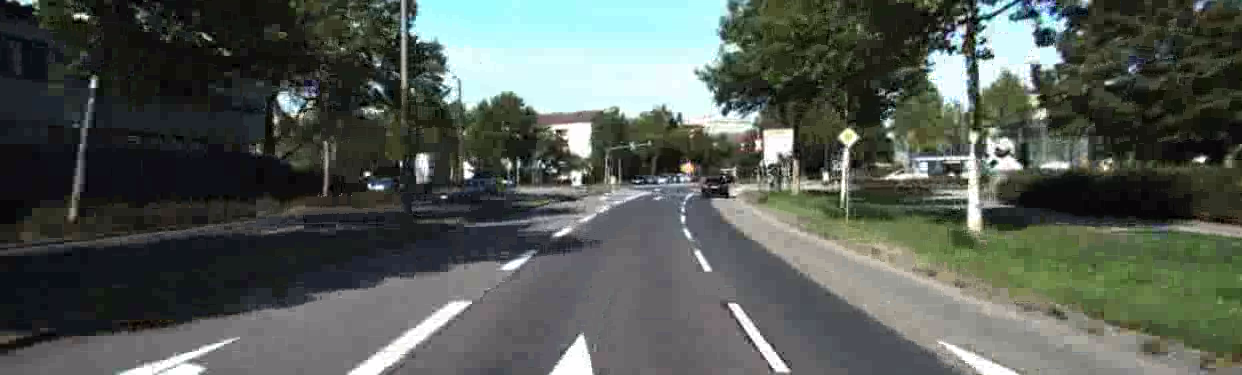
#> input picture mp-release-23fa/src/mp1/src/test_imgs/0011_0.png, 1242 x 375 px, found by its file name
$ python try.py   (older library calls are emulated)
#> lines starting #> are read from the running program, lines starting #| are printed output that depends on the picture; after the words box and inside, x2 and y2 are one past the last pixel; in counts of white or black regions, pixels touching at a corner belong together
# -*- coding: utf-8 -*-
"""
Created on Tue Sep 19 02:51:38 2023
@author: liang
"""
import cv2
import numpy as np
from PIL import Image
from skimage import morphology
import matplotlib.pyplot as plt

#%%
def gradient_thresh(img, thresh_min=100, thresh_max=255):
    """
    Apply sobel edge detection on input image in x, y direction
    """
    #1. Convert the image to gray scale
    #2. Gaussian blur the image
    #3. Use cv2.Sobel() to find derievatives for both X and Y Axis
    #4. Use cv2.addWeighted() to combine the results
    #5. Convert each pixel to uint8, then apply threshold to get binary image
    ## TODO
    img_gray = cv2.cvtColor(img, cv2.COLOR_BGR2GRAY)
    # Image.fromarray(img_gray).show()
    img_blur = cv2.GaussianBlur(img_gray, (5,5), 0)
    # Image.fromarray(img_blur).show()
    sobel_X = cv2.Sobel(img_blur, cv2.CV_64F, 1, 0, ksize=3)
    # Image.fromarray(sobel_X).show()
    sobel_Y = cv2.Sobel(img_blur, cv2.CV_64F, 0, 1, ksize=3)
    # Image.fromarray(sobel_Y).show()
    img_sobel = cv2.addWeighted(abs(sobel_X), 0.5, abs(sobel_Y), 0.5, 0).astype(np.uint8)
    # Image.fromarray(img_sobel).show()
    binary_output =  np.zeros_like(img_sobel)
    binary_output[(thresh_min <= img_sobel) & (img_sobel <= thresh_max)] = 1
    # Image.fromarray(binary_output*255).show()
    ####
    return binary_output

#%%
def color_thresh(img, thresh=(100, 255)):
    """
    Convert RGB to HSL and threshold to binary image using S channel
    """
    #1. Convert the image from RGB to HSL
    #2. Apply threshold on S channel to get binary image
    #Hint: threshold on H to remove green grass
    ## TODO
    # Image.fromarray(np.flip(img,axis=2)).show()
    img_HLS = cv2.cvtColor(img, cv2.COLOR_BGR2HLS)
    img_S = img_HLS[:,:,2]
    img_L = img_HLS[:,:,1]
    img_H = img_HLS[:,:,0]
    # Image.fromarray(np.concatenate([img_S, img_L, img_H], axis=1)).show()
    img_S_th = np.zeros_like(img_S)
    img_L_th = np.zeros_like(img_L)
    img_H_th = np.zeros_like(img_H)
    img_S_th[(225 <= img_S) & (img_S <= 255)] = 1
    img_L_th[(150 <= img_L) & (img_L <= 200)] = 1
    img_H_th[(0 <= img_H) & (img_H <= 35)] = 1
    # Image.fromarray(np.concatenate([img_S_th, img_L_th, img_H_th], axis=1)*255).show()
    binary_output = np.zeros_like(img_S)
    binary_output[((img_S_th == 1) | (img_L_th == 1)) & (img_H_th == 1)] = 1
    # [19 lines of commented-out code are left out]
    return binary_output


#%%
def combinedBinaryImage(img):
    """
    Get combined binary image from color filter and sobel filter
    """
    #1. Apply sobel filter and color filter on input image
    #2. Combine the outputs
    ## Here you can use as many methods as you want.
    ## TODO
    SobelOutput = gradient_thresh(img, thresh_min=100, thresh_max=255)
    # Image.fromarray(SobelOutput*255).show()
    ColorOutput = color_thresh(img, thresh=(100, 255))
    # Image.fromarray(ColorOutput*255).show()
    ####
    binaryImage = np.zeros_like(SobelOutput)
    binaryImage[(ColorOutput==1) | (SobelOutput==1)] = 1  # ColorOutput | SobelOutput
    # Image.fromarray(binaryImage*255).show()
    # Remove noise from binary image
    binaryImage = morphology.remove_small_objects(binaryImage.astype('bool'),min_size=50,connectivity=2).astype(np.uint8)
    # Image.fromarray(binaryImage*255).show()
    return binaryImage

#%%
def perspective_transform(img, verbose=False):
    """
    Get bird's eye view from input image
    """
    #1. Visually determine 4 source points and 4 destination points
    #2. Get M, the transform matrix, and Minv, the inverse using cv2.getPerspectiveTransform()
    #3. Generate warped image in bird view using cv2.warpPerspective()
    ## TODO
    pt_ul = [img.shape[1]*0.40, img.shape[0]*0.55]
    pt_ll = [img.shape[1]*0.00, img.shape[0]*0.75]
    pt_lr = [img.shape[1]*1.00, img.shape[0]*0.75]
    pt_ur = [img.shape[1]*0.60, img.shape[0]*0.55]
    pts_1 = np.float32([pt_ul, pt_ll, pt_lr, pt_ur])
    pts_2 = np.float32([[0,0], [0,img.shape[0]], [img.shape[1],img.shape[0]], [img.shape[1],0]])
    M = cv2.getPerspectiveTransform(pts_1, pts_2)
    Minv = cv2.getPerspectiveTransform(pts_2, pts_1)
    warped_img = cv2.warpPerspective(img, M, (img.shape[1],img.shape[0]), flags=cv2.INTER_LINEAR)
    # Image.fromarray(warped_img).show()
    ####
    return warped_img, M, Minv

#%%
# feel free to adjust the parameters in the code if necessary
def line_fit(binary_warped):
    """
    Find and fit lane lines
    """
    # Assuming you have created a warped binary image called "binary_warped"
    # Take a histogram of the bottom half of the image
    histogram = np.sum(binary_warped[binary_warped.shape[0]//3*2:,:], axis=0)
    # Create an output image to draw on and visualize the result
    out_img = (np.dstack((binary_warped, binary_warped, binary_warped))*255).astype('uint8')
    # Find the peak of the left and right halves of the histogram
    # These will be the starting point for the left and right lines
    midpoint = np.int_(histogram.shape[0]/2)
    leftx_base = np.argmax(histogram[50:midpoint]) + 50
    rightx_base = np.argmax(histogram[midpoint:-50]) + midpoint
    # Choose the number of sliding windows
    nwindows = 20
    # Set height of windows
    window_height = np.int_(binary_warped.shape[0]/nwindows)
    # Identify the x and y positions of all nonzero pixels in the image
    nonzero = binary_warped.nonzero()
    nonzeroy = np.array(nonzero[0])
    nonzerox = np.array(nonzero[1])
    # Current positions to be updated for each window
    leftx_current = leftx_base
    rightx_current = rightx_base
    # Set the width of the windows +/- margin
    margin = 50
    # Set minimum number of pixels found to recenter window
    minpix = 25
    # Create empty lists to receive left and right lane pixel indices
    left_lane_inds = []
    right_lane_inds = []
    # Step through the windows one by one
    for window in range(nwindows):
        # Identify window boundaries in x and y (and right and left)
        ## TODO
        left_p1 = [leftx_current-margin, binary_warped.shape[0]-window*window_height]
        left_p2 = [leftx_current+margin, binary_warped.shape[0]-(window+2)*window_height]
        right_p1 = [rightx_current-margin, binary_warped.shape[0]-window*window_height]
        right_p2 = [rightx_current+margin, binary_warped.shape[0]-(window+2)*window_height]
        ####
        # Draw the windows on the visualization image using cv2.rectangle()
        ## TODO
        img_win = cv2.rectangle(out_img, left_p1, left_p2, (255,0,0), 2)
        img_win = cv2.rectangle(img_win, right_p1, right_p2, (255,0,0), 2)
        ####
        # Identify the nonzero pixels in x and y within the window
        ## TODO
        left_nonzero = np.where((left_p1[0] <= nonzerox) & (nonzerox <= left_p2[0]) &
                                (left_p2[1] <= nonzeroy) & (nonzeroy <= left_p1[1]))
        right_nonzero = np.where((right_p1[0] <= nonzerox) & (nonzerox <= right_p2[0]) &
                                 (right_p2[1] <= nonzeroy) & (nonzeroy <= right_p1[1]))
        ####
        # Append these indices to the lists
        ## TODO
        left_lane_inds.append(left_nonzero[0])
        right_lane_inds.append(right_nonzero[0])
        ####
        # If you found > minpix pixels, recenter next window on their mean position
        ## TODO
        if len(left_nonzero[0]) > minpix:
            leftx_current = int(np.mean(nonzerox[left_nonzero]))
        if len(right_nonzero[0]) > minpix:
            rightx_current = int(np.mean(nonzerox[right_nonzero]))
        ####
        pass
    # Image.fromarray(img_win).show()
    # Concatenate the arrays of indices
    left_lane_inds = np.concatenate(left_lane_inds)
    right_lane_inds = np.concatenate(right_lane_inds)
    # Extract left and right line pixel positions
    leftx = nonzerox[left_lane_inds]
    lefty = nonzeroy[left_lane_inds]
    rightx = nonzerox[right_lane_inds]
    righty = nonzeroy[right_lane_inds]
    # plt.scatter(leftx, lefty,s=0.1)
    # plt.scatter(rightx, righty,s=0.1)
    # plt.gca().invert_yaxis()
    # Fit a second order polynomial to each using np.polyfit()
    # If there isn't a good fit, meaning any of leftx, lefty, rightx, and righty are empty,
    # the second order polynomial is unable to be sovled.
    # Thus, it is unable to detect edges.
    try:
    ## TODO
        left_fit = np.polyfit(lefty, leftx, deg=2)
        right_fit = np.polyfit(righty, rightx, deg=2)
    ####
    except TypeError:
        print("Unable to detect lanes")
        return None
    # Return a dict of relevant variables
    ret = {}
    ret['left_fit'] = left_fit
    ret['right_fit'] = right_fit
    ret['nonzerox'] = nonzerox
    ret['nonzeroy'] = nonzeroy
    ret['out_img'] = out_img
    ret['left_lane_inds'] = left_lane_inds
    ret['right_lane_inds'] = right_lane_inds
    return ret

#%%
def bird_fit(binary_warped, ret, save_file=None):
	"""
	Visualize the predicted lane lines with margin, on binary warped image
	save_file is a string representing where to save the image (if None, then just display)
	"""
	# Grab variables from ret dictionary
	left_fit = ret['left_fit']
	right_fit = ret['right_fit']
	nonzerox = ret['nonzerox']
	nonzeroy = ret['nonzeroy']
	left_lane_inds = ret['left_lane_inds']
	right_lane_inds = ret['right_lane_inds']
	# Create an image to draw on and an image to show the selection window
	out_img = (np.dstack((binary_warped, binary_warped, binary_warped))*255).astype('uint8')
	window_img = np.zeros_like(out_img)
	# Color in left and right line pixels
	out_img[nonzeroy[left_lane_inds], nonzerox[left_lane_inds]] = [255, 0, 0]
	out_img[nonzeroy[right_lane_inds], nonzerox[right_lane_inds]] = [0, 0, 255]
	# Generate x and y values for plotting
	ploty = np.linspace(0, binary_warped.shape[0]-1, binary_warped.shape[0])
	left_fitx = left_fit[0]*ploty**2 + left_fit[1]*ploty + left_fit[2]
	right_fitx = right_fit[0]*ploty**2 + right_fit[1]*ploty + right_fit[2]
	# Generate a polygon to illustrate the search window area
	# And recast the x and y points into usable format for cv2.fillPoly()
	margin = 100  # NOTE: Keep this in sync with *_fit()
	left_line_window1 = np.array([np.transpose(np.vstack([left_fitx-margin, ploty]))])
	left_line_window2 = np.array([np.flipud(np.transpose(np.vstack([left_fitx+margin, ploty])))])
	left_line_pts = np.hstack((left_line_window1, left_line_window2))
	right_line_window1 = np.array([np.transpose(np.vstack([right_fitx-margin, ploty]))])
	right_line_window2 = np.array([np.flipud(np.transpose(np.vstack([right_fitx+margin, ploty])))])
	right_line_pts = np.hstack((right_line_window1, right_line_window2))
	# Draw the lane onto the warped blank image
	cv2.fillPoly(window_img, np.int_([left_line_pts]), (0,255, 0))
	cv2.fillPoly(window_img, np.int_([right_line_pts]), (0,255, 0))
	result = cv2.addWeighted(out_img, 1, window_img, 0.3, 0)
	return result, [left_fitx, right_fitx, ploty]

#%%
def final_viz(undist, left_fit, right_fit, m_inv):
	"""
	Final lane line prediction visualized and overlayed on top of original image
	"""
	# Generate x and y values for plotting
	ploty = np.linspace(0, undist.shape[0]-1, undist.shape[0])
	left_fitx = left_fit[0]*ploty**2 + left_fit[1]*ploty + left_fit[2]
	right_fitx = right_fit[0]*ploty**2 + right_fit[1]*ploty + right_fit[2]
	# Create an image to draw the lines on
	#warp_zero = np.zeros_like(warped).astype(np.uint8)
	#color_warp = np.dstack((warp_zero, warp_zero, warp_zero))
	color_warp = np.zeros((720, 1280, 3), dtype='uint8')  # NOTE: Hard-coded image dimensions
	# Recast the x and y points into usable format for cv2.fillPoly()
	pts_left = np.array([np.transpose(np.vstack([left_fitx, ploty]))])
	pts_right = np.array([np.flipud(np.transpose(np.vstack([right_fitx, ploty])))])
	pts = np.hstack((pts_left, pts_right))
	# Draw the lane onto the warped blank image
	cv2.fillPoly(color_warp, np.int_([pts]), (0,255, 0))
	# Warp the blank back to original image space using inverse perspective matrix (Minv)
	newwarp = cv2.warpPerspective(color_warp, m_inv, (undist.shape[1], undist.shape[0]))
	# Combine the result with the original image
	# Convert arrays to 8 bit for later cv to ros image transfer
	undist = np.array(undist, dtype=np.uint8)
	newwarp = np.array(newwarp, dtype=np.uint8)
	result = cv2.addWeighted(undist, 1, newwarp, 0.3, 0)
	return result

#%%
img = cv2.imread("C:/Users/liang/Desktop/test_imgs/test.png")
img = cv2.imread("C:/Users/liang/Desktop/test_imgs/0011_0.png")
#> img is the input picture: shape (375, 1242, 3); mean B, G, R 85, 91.5, 84.8
binary_img = combinedBinaryImage(img)
#> in combinedBinaryImage, `SobelOutput = gradient_thresh(img, thresh_min=100, thresh_max=255)`:
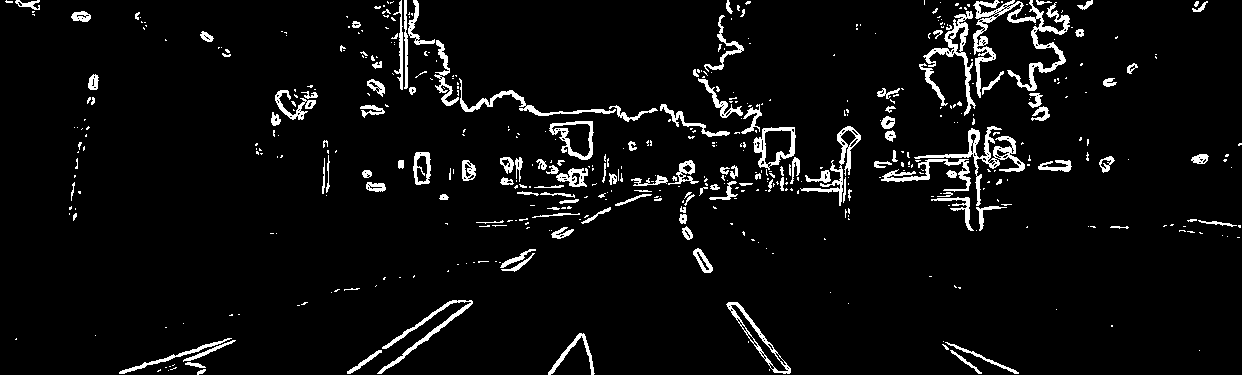
#> SobelOutput: shape (375, 1242); values 0 (black) and 1 (white), 5.2% white; 506 white regions (374 under 20 px), largest, box (x1, y1, x2, y2) and area: (973, 0, 1070, 98) 2246, (914, 126, 1025, 206) 1258, (923, 11, 976, 116) 957
#> binary_img: shape (375, 1242); values 0 (black) and 1 (white), 8.2% white; 82 white regions, largest, box (x1, y1, x2, y2) and area: (709, 179, 1176, 375) 15630, (879, 126, 1025, 233) 2703, (973, 0, 1070, 98) 2247
img_birdeye, M, Minv = perspective_transform(binary_img)
#> M = [[-0.5, -3.31, 931.5], [0, -2.5, 515.6], [-1.84e-19, -0.00533, 1]]; Minv = [[0.2, -1.32, 496.8], [4.58e-17, -0.4, 206.2], [1.84e-19, -0.00213, 1]]
# Fit lane without previous result
ret = line_fit(img_birdeye)
#> in line_fit, `histogram = np.sum(binary_warped[binary_warped.shape[0]//3*2:,:], axis..`: histogram = 1242 values, max 125 at index 900, min 0 at index 0, mean 16.05
#> in line_fit, `leftx_base = np.argmax(histogram[50:midpoint]) + 50`: leftx_base = 483
#> in line_fit, `rightx_base = np.argmax(histogram[midpoint:-50]) + midpoint`: rightx_base = 900
#> in line_fit, `nonzero = binary_warped.nonzero()`: nonzero = 81770 positions, rows 0 to 374, columns 330 to 1241
#> in line_fit, `leftx_current = leftx_base`: leftx_current = 483
#> in line_fit, `rightx_current = rightx_base`: rightx_current = 900
#> the loop in line_fit, `for window in range(nwindows):` made 20 passes
#> (left_p1, left_p2, right_p1, right_p2, leftx_current, rightx_current) on passes 1 to 7: ([433, 375], [533, 339], [850, 375], [950, 339], 488, 899), ([438, 357], [538, 321], [849, 357], [949, 321], 486, 899), ([436, 339], [536, 303], [849, 339], [949, 303], 485, 900), ([435, 321], [535, 285], [850, 321], [950, 285], 500, 904), ([450, 303], [550, 267], [854, 303], [954, 267], 498, 911), ([448, 285], [548, 249], [861, 285], [961, 249], 496, 922), ([446, 267], [546, 231], [872, 267], [972, 231], 494, 934)
#> pass 1, in line_fit, `img_win = cv2.rectangle(img_win, right_p1, right_p2, (255,0,0), 2)`:
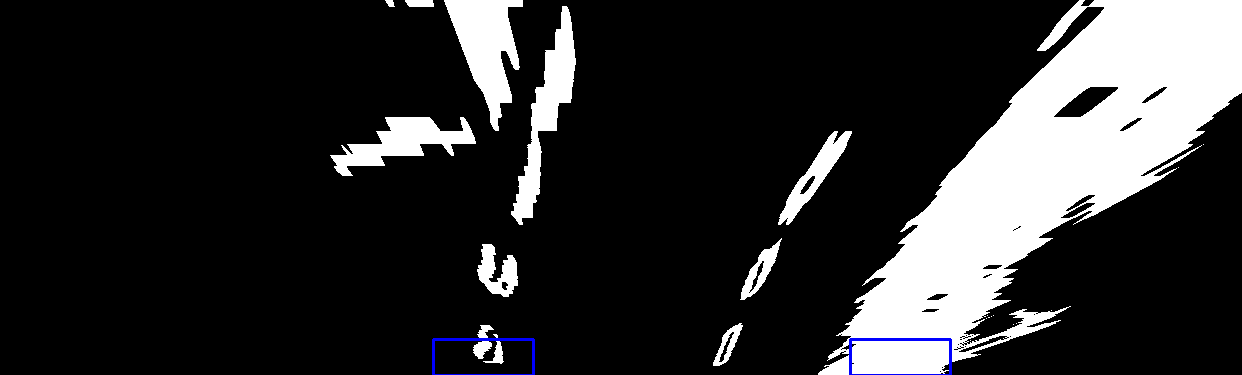
#> img_win: shape (375, 1242, 3); mean of channels 0, 1, 2 45.1, 44.5, 44.5; drawn as B, G, R
#> after the loop in line_fit, `for window in range(nwindows):`:
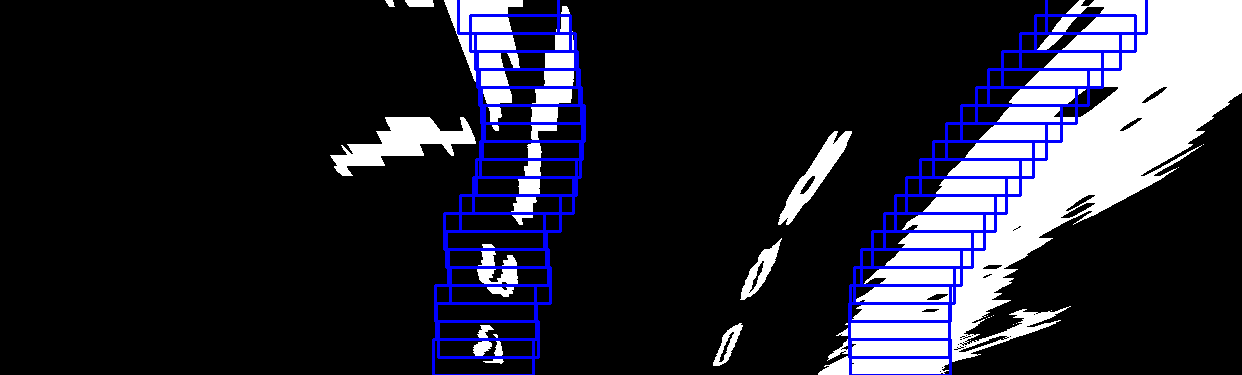
#> out_img: shape (375, 1242, 3); mean of channels 0, 1, 2 51.2, 39.8, 39.8; drawn as B, G, R
#> after the loop in line_fit, `for window in range(nwindows):`: left_lane_inds = 20 items
#> in line_fit, `left_fit = np.polyfit(lefty, leftx, deg=2)`: left_fit = [-0.00156, 0.475, 494.5]
#> in line_fit, `right_fit = np.polyfit(righty, rightx, deg=2)`: right_fit = [0.000972, -1.03, 1133.7]
#> ret = 7 items
left_fit = ret['left_fit']
#> left_fit = [-0.00156, 0.475, 494.5]
right_fit = ret['right_fit']
#> right_fit = [0.000972, -1.03, 1133.7]
nonzerox = ret['nonzerox']
nonzeroy = ret['nonzeroy']
left_lane_inds = ret['left_lane_inds']
right_lane_inds = ret['right_lane_inds']
# Annotate original image
bird_fit_img = None
combine_fit_img = None
if ret is not None:
    bird_fit_img, plot = bird_fit(img_birdeye, ret, save_file=None)
#> in bird_fit, `left_fit = ret['left_fit']`: left_fit = [-0.00156, 0.475, 494.5]
#> in bird_fit, `right_fit = ret['right_fit']`: right_fit = [0.000972, -1.03, 1133.7]
#> in bird_fit, `out_img[nonzeroy[right_lane_inds], nonzerox[right_lane_inds]] = [0, 0,..`:
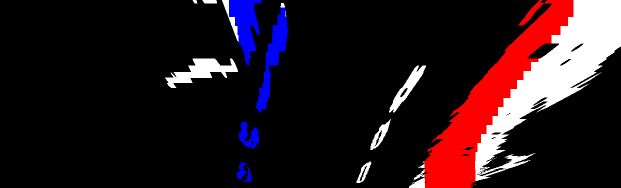
#> out_img: shape (375, 1242, 3) (shown at 1/2 size); mean of channels 0, 1, 2 28.3, 22.5, 38.9; drawn as B, G, R
#> in bird_fit, `left_fitx = left_fit[0]*ploty**2 + left_fit[1]*ploty + left_fit[2]`: left_fitx = 375 values, max 530.8 at index 153, min 454.6 at index 374, mean 510.7
#> in bird_fit, `right_fitx = right_fit[0]*ploty**2 + right_fit[1]*ploty + right_fit[2]`: right_fitx = 375 values, max 1133.7 at index 0, min 884.7 at index 374, mean 986.6
#> in bird_fit, `left_line_window1 = np.array([np.transpose(np.vstack([left_fitx-margin..`: left_line_window1 = 375 pairs, first value 354.6 to 430.8, second value 0 to 374
#> in bird_fit, `left_line_window2 = np.array([np.flipud(np.transpose(np.vstack([left_f..`: left_line_window2 = 375 pairs, first value 554.6 to 630.8, second value 0 to 374
#> in bird_fit, `left_line_pts = np.hstack((left_line_window1, left_line_window2))`: left_line_pts = 750 pairs, first value 354.6 to 630.8, second value 0 to 374
#> in bird_fit, `right_line_window1 = np.array([np.transpose(np.vstack([right_fitx-marg..`: right_line_window1 = 375 pairs, first value 784.7 to 1033.7, second value 0 to 374
#> in bird_fit, `right_line_window2 = np.array([np.flipud(np.transpose(np.vstack([right..`: right_line_window2 = 375 pairs, first value 984.7 to 1233.7, second value 0 to 374
#> in bird_fit, `right_line_pts = np.hstack((right_line_window1, right_line_window2))`: right_line_pts = 750 pairs, first value 784.7 to 1233.7, second value 0 to 374
#> in bird_fit, `cv2.fillPoly(window_img, np.int_([right_line_pts]), (0,255, 0))`:
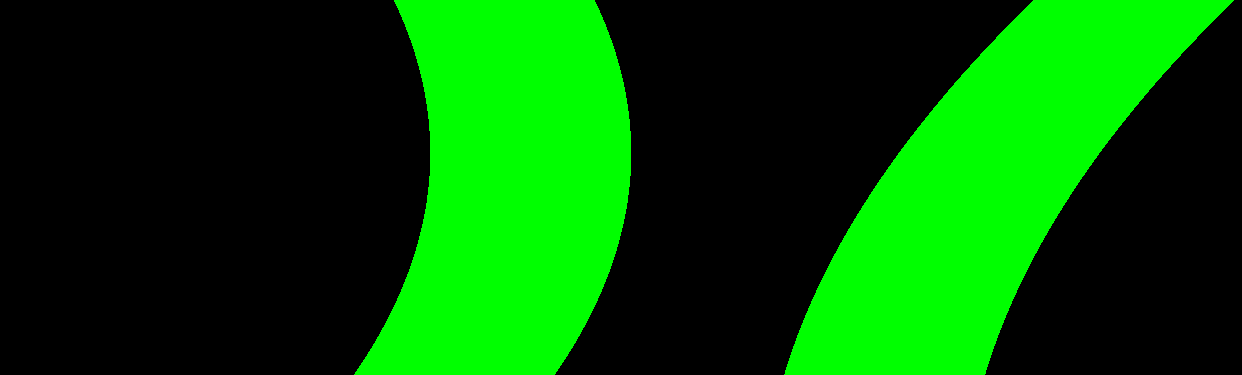
#> window_img: shape (375, 1242, 3); mean of channels 0, 1, 2 0, 82.5, 0; drawn as B, G, R
#> in bird_fit, `result = cv2.addWeighted(out_img, 1, window_img, 0.3, 0)`:
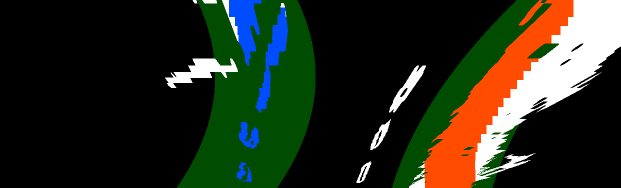
#> result: shape (375, 1242, 3) (shown at 1/2 size); mean of channels 0, 1, 2 28.3, 43.8, 38.9; drawn as B, G, R
#> plot = 3 items
    combine_fit_img = final_viz(img, left_fit, right_fit, Minv)
#> in final_viz, `pts_left = np.array([np.transpose(np.vstack([left_fitx, ploty]))])`: pts_left = 375 pairs, first value 454.6 to 530.8, second value 0 to 374
#> in final_viz, `pts_right = np.array([np.flipud(np.transpose(np.vstack([right_fitx, pl..`: pts_right = 375 pairs, first value 884.7 to 1133.7, second value 0 to 374
#> in final_viz, `pts = np.hstack((pts_left, pts_right))`: pts = 750 pairs, first value 454.6 to 1133.7, second value 0 to 374
# Plot images
fig = plt.figure(figsize=(10,12))
fig.add_subplot(3,2,1)
plt.imshow(np.flip(img,axis=2))
plt.title('img')
plt.axis('off')
fig.add_subplot(3,2,3)
plt.imshow(np.dstack([binary_img]*3)*255)
plt.title('binary')
plt.axis('off')
fig.add_subplot(3,2,5)
plt.imshow(np.dstack([img_birdeye]*3)*255)
plt.title('bird-eye')
plt.axis('off')
fig.add_subplot(3,2,2)
plt.imshow(bird_fit_img)
plt.plot(plot[0], plot[2], color='yellow')
plt.plot(plot[1], plot[2], color='yellow')
plt.title('bird-eye fit')
plt.axis('off')
fig.add_subplot(3,2,4)
plt.imshow(combine_fit_img)
plt.title('combine fit')
plt.axis('off')
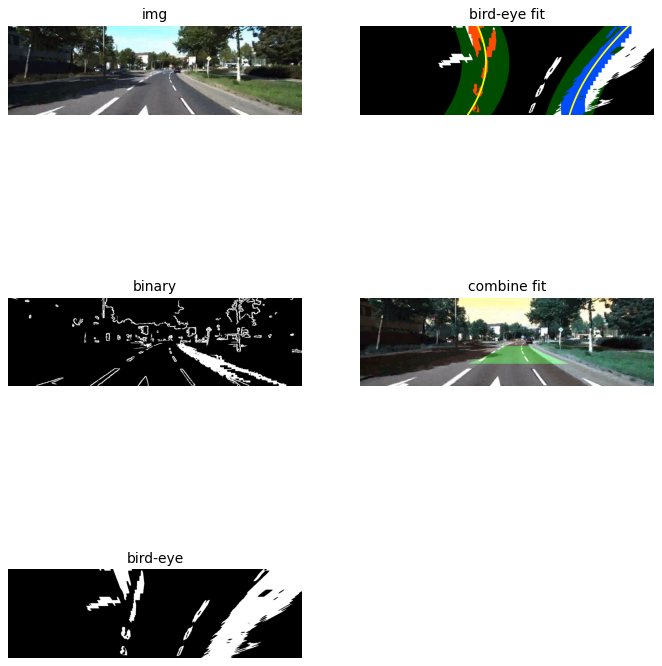
#> figure drawn by matplotlib, 5 panels; B, G, R data is drawn as R, G, B
